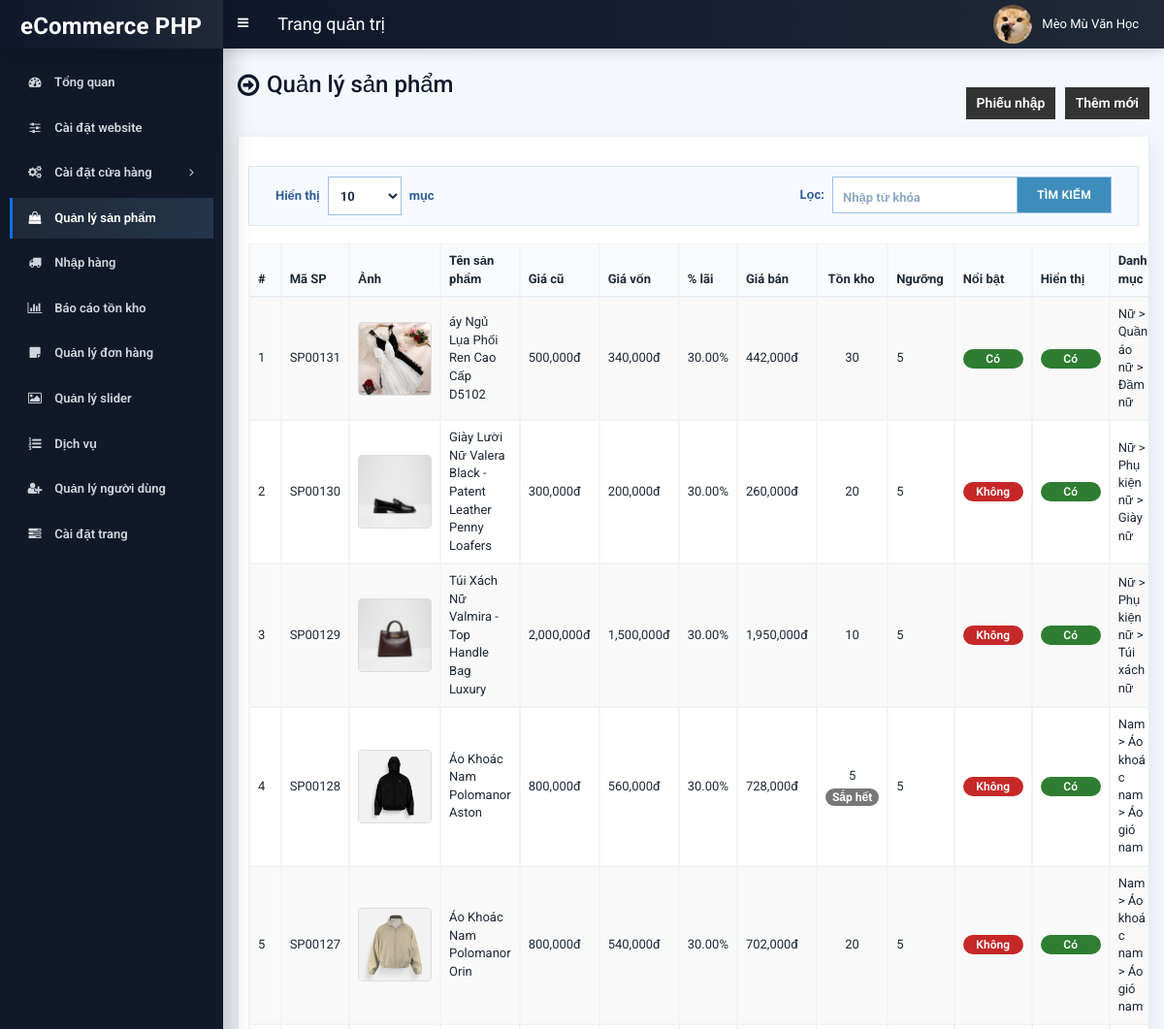
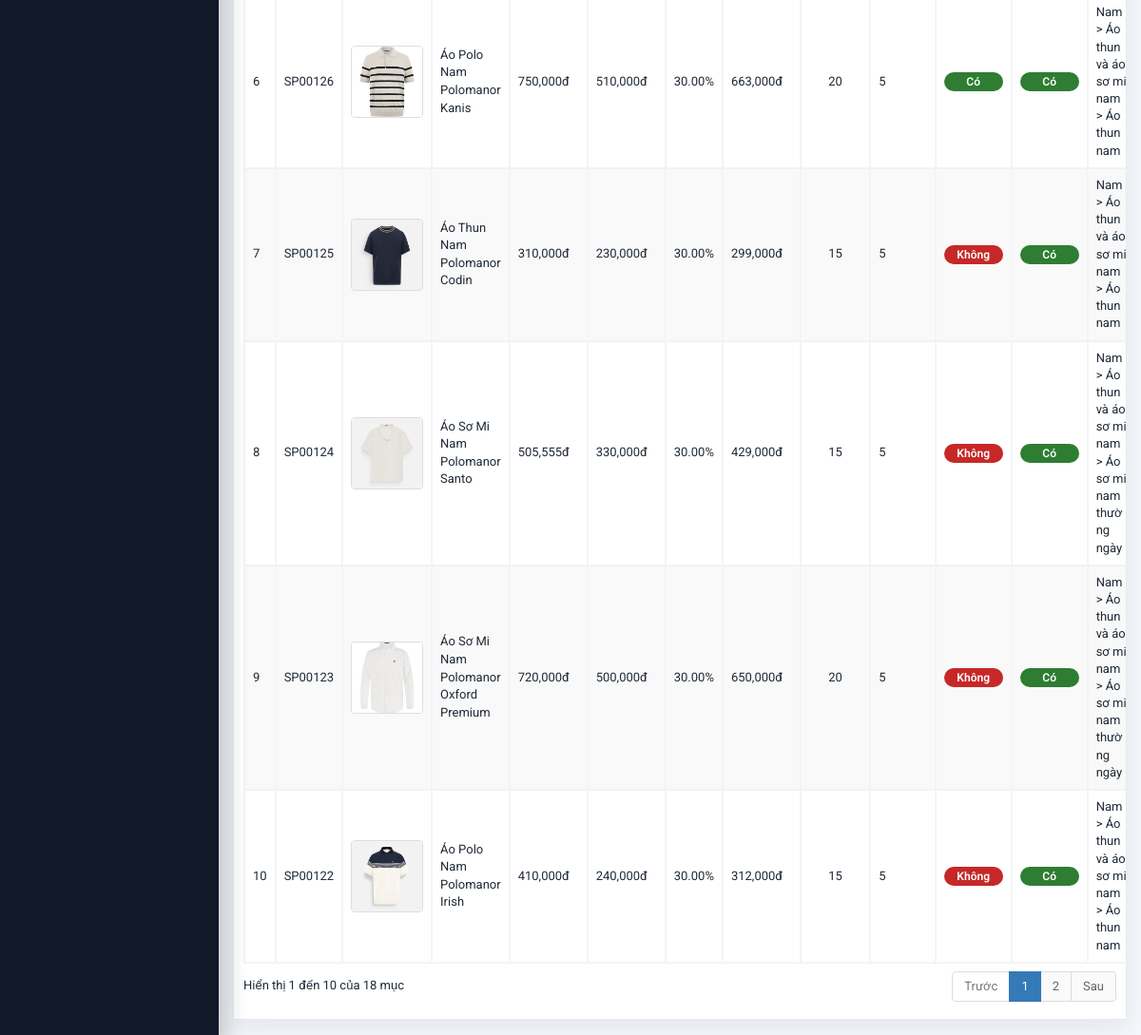
Screenshot of /admin/product.php (signed in) with the database file from the repository (2 pictures, top to bottom).
### tables this page shows
CREATE TABLE `tbl_product` (
  `p_id` int(11) NOT NULL,
  `p_name` varchar(255) NOT NULL,
  `p_code` varchar(80) NOT NULL DEFAULT '',
  `p_unit` varchar(30) NOT NULL DEFAULT 'sp',
  `p_old_price` varchar(10) NOT NULL,
  `p_cost_price` decimal(15,4) NOT NULL DEFAULT 0.0000,
  `p_profit_percent` decimal(8,2) NOT NULL DEFAULT 30.00,
  `p_low_stock_threshold` int(11) NOT NULL DEFAULT 5,
  `p_current_price` varchar(10) NOT NULL,
  `p_qty` int(10) NOT NULL,
  `p_featured_photo` varchar(255) NOT NULL,
  `p_description` mediumtext NOT NULL,
  `p_short_description` mediumtext NOT NULL,
  `p_feature` mediumtext NOT NULL,
  `p_condition` mediumtext NOT NULL,
  `p_return_policy` mediumtext NOT NULL,
  `p_total_view` int(11) NOT NULL,
  `p_is_featured` int(1) NOT NULL,
  `p_is_active` int(1) NOT NULL,
  `ecat_id` int(11) NOT NULL
);

### admin/inc/functions.php (called while the page is built, shortened)
<?php
function format_price_vnd($price)
{
	if(is_int($price) || is_float($price)) {
		$value = (float)$price;
	} else {
		$text = trim((string)$price);
		$text = preg_replace('/[^0-9,\.\-]/', '', $text);
		$has_comma = strpos($text, ',') !== false;
		$has_dot = strpos($text, '.') !== false;
		$normalized = $text;
		if($has_comma && $has_dot) {
			$last_comma = strrpos($normalized, ',');
			$last_dot = strrpos($normalized, '.');
			if($last_dot !== false && $last_comma !== false && $last_dot > $last_comma) {
				$normalized = str_replace(',', '', $normalized);
			} else {
				$normalized = str_replace('.', '', $normalized);
				$normalized = str_replace(',', '.', $normalized);
			}
		} elseif($has_dot) {
			$dot_count = substr_count($normalized, '.');
		}
		$value = (float)$normalized;
	}
	$value = round($value);
	return number_format((float)$value, 0, '.', ',').'đ';
}
function admin_get_category_breadcrumb(PDO $pdo, $end_category_id)
{
	$end_category_id = (int)$end_category_id;
	static $breadcrumb_map = null;
	if($breadcrumb_map === null) {
		$breadcrumb_map = array();
		try {
			$statement = $pdo->prepare("SELECT
				t2.ecat_id,
				t2.ecat_name,
				t3.mcat_name,
				t4.tcat_name
			FROM tbl_end_category t2
			JOIN tbl_mid_category t3 ON t2.mcat_id = t3.mcat_id
			JOIN tbl_top_category t4 ON t3.tcat_id = t4.tcat_id");
			$statement->execute();
			$rows = $statement->fetchAll(PDO::FETCH_ASSOC);
			foreach($rows as $row) {
				$parts = array();
				$tcat = isset($row['tcat_name']) ? trim((string)$row['tcat_name']) : '';
				$mcat = isset($row['mcat_name']) ? trim((string)$row['mcat_name']) : '';
				$ecat = isset($row['ecat_name']) ? trim((string)$row['ecat_name']) : '';
				if($tcat !== '') { $parts[] = $tcat; }
				if($mcat !== '') { $parts[] = $mcat; }
				if($ecat !== '') { $parts[] = $ecat; }
				$breadcrumb_map[(int)$row['ecat_id']] = implode(' > ', $parts);
			}
		} catch(Exception $exception) {
			$breadcrumb_map = array();
		}
	}
	return isset($breadcrumb_map[$end_category_id]) ? (string)$breadcrumb_map[$end_category_id] : '';
}

### admin/product.php (the view, shortened to what this page needs)
<?php require_once('header.php'); ?>
<section class="content-header">
	<div class="content-header-left">
		<h1>Quản lý sản phẩm</h1>
	</div>
	<div class="content-header-right">
		<a href="import-receipt.php" class="btn btn-info btn-sm" style="margin-right:6px;">Phiếu nhập</a>
		<a href="product-add.php" class="btn btn-primary btn-sm">Thêm mới</a>
	</div>
</section>
<section class="content">
	<div class="row">
		<div class="col-md-12">
			<div class="box box-info">
				<div class="box-body table-responsive">
					<table id="example1" class="table table-bordered table-hover table-striped product-table">
					<thead>
							<tr>
								<th width="10">#</th>
								<th width="90">Mã SP</th>
								<th>Ảnh</th>
								<th width="160">Tên sản phẩm</th>
								<th width="60">Giá cũ</th>
								<th width="60">Giá vốn</th>
								<th width="55">% lãi</th>
								<th width="60">Giá bán</th>
								<th class="qty-col">Tồn kho</th>
								<th width="70">Ngưỡng</th>
								<th>Nổi bật</th>
								<th>Hiển thị</th>
								<th class="category-col">Danh mục</th>
							</tr>
						</thead>
						<tbody>
							<?php
							$i=0;
							$statement = $pdo->prepare("SELECT
								p_id,
								p_code,
								p_name,
								p_old_price,
								p_cost_price,
								p_profit_percent,
								p_low_stock_threshold,
								p_unit,
								p_current_price,
								p_qty,
								p_featured_photo,
								p_is_featured,
								p_is_active,
								ecat_id
							FROM tbl_product
							ORDER BY p_id DESC");
							$statement->execute();
							$result = $statement->fetchAll(PDO::FETCH_ASSOC);
							foreach ($result as $row) {
								$i++;
								$category_breadcrumb = admin_get_category_breadcrumb($pdo, (int)$row['ecat_id']);
								?>
								<tr>
									<td><?php echo $i; ?></td>
									<td><?php echo htmlspecialchars((string)$row['p_code'], ENT_QUOTES, 'UTF-8'); ?></td>
									<td><img src="../assets/uploads/<?php echo $row['p_featured_photo']; ?>" alt="<?php echo $row['p_name']; ?>" class="product-thumb"></td>
									<td><?php echo $row['p_name']; ?></td>
									<td><?php echo format_price_vnd($row['p_old_price']); ?></td>
									<td><?php echo format_price_vnd($row['p_cost_price']); ?></td>
									<td><?php echo number_format((float)$row['p_profit_percent'], 2); ?>%</td>
									<td><?php echo format_price_vnd($row['p_current_price']); ?></td>
									<td class="qty-value">
										<?php
										$qty_value = (int)$row['p_qty'];
										$low_threshold = (int)$row['p_low_stock_threshold'];
										echo $qty_value;
										if($low_threshold > 0 && $qty_value <= $low_threshold) {
											echo '<br><span class="badge badge-danger" style="margin-top:4px;">Sắp hết</span>';
										}
										?>
									</td>
									<td><?php echo (int)$row['p_low_stock_threshold']; ?></td>
									<td>
										<?php if($row['p_is_featured'] == 1) {echo '<span class="badge badge-success status-badge status-yes">Có</span>';} else {echo '<span class="badge badge-danger status-badge status-no">Không</span>';} ?>
									</td>
									<td>
										<?php if($row['p_is_active'] == 1) {echo '<span class="badge badge-success status-badge status-yes">Có</span>';} else {echo '<span class="badge badge-danger status-badge status-no">Không</span>';} ?>
									</td>
									<td class="category-col"><span class="category-breadcrumb"><?php echo htmlspecialchars($category_breadcrumb, ENT_QUOTES, 'UTF-8'); ?></span></td>
								</tr>
								<?php
							}
							?>
						</tbody>
					</table>
				</div>
			</div>
		</div>
	</div>
</section>
<?php require_once('footer.php'); ?>

### admin/header.php (shortened to what this page needs)
<?php
include("inc/config.php");
include("inc/functions.php");
?>
<!DOCTYPE html>
<html>
<head>
	<link rel="stylesheet" href="css/bootstrap.min.css">
	<link rel="stylesheet" href="css/font-awesome.min.css">
	<link rel="stylesheet" href="css/ionicons.min.css">
	<link rel="stylesheet" href="css/datepicker3.css">
	<link rel="stylesheet" href="css/all.css">
	<link rel="stylesheet" href="css/select2.min.css">
	<link rel="stylesheet" href="css/dataTables.bootstrap.css">
	<link rel="stylesheet" href="css/jquery.fancybox.css">
	<link rel="stylesheet" href="css/AdminLTE.min.css">
	<link rel="stylesheet" href="css/_all-skins.min.css">
	<link rel="stylesheet" href="css/on-off-switch.css"/>
	<link rel="stylesheet" href="css/summernote.css">
	<link rel="stylesheet" href="css/bootstrap5-legacy-bridge.css">
	<link rel="stylesheet" href="style.css">
	<link rel="stylesheet" href="css/bootstrap-modern-admin.css">
</head>
<body class="hold-transition fixed skin-blue sidebar-mini">
	<div class="wrapper">
		<header class="main-header">
			<a href="index.php" class="logo">
				<span class="logo-lg">eCommerce PHP</span>
			</a>
			<nav class="navbar navbar-static-top">
				<a href="#" class="sidebar-toggle" data-toggle="offcanvas" role="button">
				</a>
				<span style="float:left;line-height:50px;color:#fff;padding-left:15px;font-size:18px;">Trang quản trị</span>
				<div class="navbar-custom-menu">
					<ul class="nav navbar-nav">
						<li class="dropdown user user-menu">
							<a href="#" class="dropdown-toggle" data-toggle="dropdown">
								<img src="../assets/uploads/<?php echo $_SESSION['user']['photo']; ?>" class="user-image" alt="User Image">
								<span class="hidden-xs"><?php echo $_SESSION['user']['full_name']; ?></span>
							</a>
						</li>
					</ul>
				</div>
			</nav>
		</header>
  		<?php $cur_page = substr($_SERVER["SCRIPT_NAME"],strrpos($_SERVER["SCRIPT_NAME"],"/")+1); ?>
  		<aside class="main-sidebar">
    		<section class="sidebar">
      			<ul class="sidebar-menu">
			        <li class="treeview <?php if($cur_page == 'index.php') {echo 'active';} ?>">
			          <a href="index.php">
			            <i class="fa fa-dashboard"></i> <span>Tổng quan</span>
			          </a>
			        </li>
			        <li class="treeview <?php if( ($cur_page == 'settings.php') ) {echo 'active';} ?>">
			          <a href="settings.php">
			            <i class="fa fa-sliders"></i> <span>Cài đặt website</span>
			          </a>
			        </li>
					<li class="treeview <?php if( ($cur_page == 'size.php') || ($cur_page == 'size-add.php') || ($cur_page == 'size-edit.php') || ($cur_page == 'color.php') || ($cur_page == 'color-add.php') || ($cur_page == 'color-edit.php') || ($cur_page == 'shipping-cost.php') || ($cur_page == 'shipping-cost-edit.php') || ($cur_page == 'top-category.php') || ($cur_page == 'top-category-add.php') || ($cur_page == 'top-category-edit.php') || ($cur_page == 'mid-category.php') || ($cur_page == 'mid-category-add.php') || ($cur_page == 'mid-category-edit.php') || ($cur_page == 'end-category.php') || ($cur_page == 'end-category-add.php') || ($cur_page == 'end-category-edit.php') ) {echo 'active';} ?>">
                        <a href="#">
                            <i class="fa fa-cogs"></i>
                            <span>Cài đặt cửa hàng</span>
                            <span class="pull-right-container">
								<i class="fa fa-angle-left pull-right"></i>
							</span>
                        </a>
                    </li>
                    <li class="treeview <?php if( ($cur_page == 'product.php') || ($cur_page == 'product-add.php') || ($cur_page == 'product-edit.php') ) {echo 'active';} ?>">
                        <a href="product.php">
                            <i class="fa fa-shopping-bag"></i> <span>Quản lý sản phẩm</span>
                        </a>
                    </li>
					<li class="treeview <?php if( ($cur_page == 'import-receipt.php') || ($cur_page == 'import-receipt-edit.php') ) {echo 'active';} ?>">
						<a href="import-receipt.php">
							<i class="fa fa-truck"></i> <span>Nhập hàng</span>
						</a>
					</li>
					<li class="treeview <?php if( ($cur_page == 'inventory-report.php') ) {echo 'active';} ?>">
						<a href="inventory-report.php">
							<i class="fa fa-bar-chart"></i> <span>Báo cáo tồn kho</span>
						</a>
					</li>
                    <li class="treeview <?php if( ($cur_page == 'order.php') ) {echo 'active';} ?>">
                        <a href="order.php">
                            <i class="fa fa-sticky-note"></i> <span>Quản lý đơn hàng</span>
                        </a>
                    </li>
                     <li class="treeview <?php if( ($cur_page == 'slider.php') ) {echo 'active';} ?>">
			          <a href="slider.php">
			            <i class="fa fa-picture-o"></i> <span>Quản lý slider</span>
			          </a>
			        </li>
			        <li class="treeview <?php if( ($cur_page == 'service.php') ) {echo 'active';} ?>">
			          <a href="service.php">
			            <i class="fa fa-list-ol"></i> <span>Dịch vụ</span>
			          </a>
			        </li>
						<li class="treeview <?php if( ($cur_page == 'customer.php') || ($cur_page == 'customer-add.php') || ($cur_page == 'customer-edit.php') ) {echo 'active';} ?>">
			          <a href="customer.php">
			            <i class="fa fa-user-plus"></i> <span>Quản lý người dùng</span>
			          </a>
			        </li>
			        <li class="treeview <?php if( ($cur_page == 'page.php') ) {echo 'active';} ?>">
			          <a href="page.php">
			            <i class="fa fa-tasks"></i> <span>Cài đặt trang</span>
			          </a>
			        </li>
      			</ul>
    		</section>
  		</aside>
  		<div class="content-wrapper">

### admin/footer.php (shortened to what this page needs)
		</div>
	</div>
</body>
</html>

### admin/style.css (style rules this page uses)
body { font-size: 13px; font-family: "Roboto", sans-serif; }
.navbar-nav > .user-menu .user-image { width: 40px; height: 40px; margin-top: -10px; }
.content-header > h1, .content-header .content-header-left h1 { font-family: "Roboto", sans-serif; }
.main-header .logo { text-align: left; }
.main-header .logo .logo-lg { font-family: "Roboto", sans-serif; }
.box-info { padding-top: 20px; }
.sidebar-menu li > a > .pull-right-container > .fa-angle-left:before { content: "\f105"; }
.content-header { overflow: hidden; }
.content-header .content-header-left { float: left; padding-top: 5px; }
.content-header .content-header-right { float: right; }
.content-header .content-header-left h1 { margin-top: 0; margin-bottom: 0; padding-left: 30px; padding-bottom: 5px; font-size: 24px; position: relative; }
.content-header .content-header-left h1:before { position: absolute; top: 0; left: 0; font-family: "FontAwesome", sans-serif; font-size: 26px; content: "\f18e"; }
.content-header .content-header-right a { position: relative; font-size: 14px; }
.skin-blue .sidebar-menu > li:hover > a, .skin-blue .sidebar-menu > li.active > a { color: #fff; background: #3c8dbc; border-left-color: #3c8dbc; }
.skin-blue .main-header .logo, .skin-blue .main-header .logo:hover, .skin-blue .main-header .navbar, .skin-blue .main-header .navbar .sidebar-toggle:hover { background-color: #131921; }
.skin-blue .sidebar-menu > li:hover > a, .skin-blue .sidebar-menu > li.active > a { background-color: #4c4c4c; border-left-color: #000000; }
.box.box-info { border-top-color: #4c4c4c; }
.content-header .content-header-right a { background-color: #333333; border-color: #333333; }
table.dataTable thead .sorting, table.dataTable thead .sorting_asc, table.dataTable thead .sorting_desc, table.dataTable thead .sorting_asc_disabled, table.dataTable thead .sorting_desc_disabled { background-image: none !important; padding-right: 10px !important; }
table.dataTable thead .sorting:after, table.dataTable thead .sorting_asc:after, table.dataTable thead .sorting_desc:after, table.dataTable thead .sorting_asc_disabled:after, table.dataTable thead .sorting_desc_disabled:after { display: none !important; }

### admin/product.php (style rules this page uses)
.product-table .product-thumb { width: 76px; height: 76px; object-fit: cover; border-radius: 4px; border: 1px solid #ddd; }
.product-table .status-badge { min-width: 62px; display: inline-block; text-align: center; padding: 4px 10px; border-radius: 999px; font-weight: 600; font-size: 12px; }
.product-table th.category-col, .product-table td.category-col { width: 220px; }
.product-table .category-breadcrumb { display: block; white-space: normal; overflow-wrap: anywhere; word-break: break-word; line-height: 1.4; }
.product-table .qty-col, .product-table .qty-value { white-space: nowrap; text-align: center; width: 90px; }
.product-table .status-yes { background-color: #2e7d32; }
.product-table .status-no { background-color: #c62828; }

### rows the page displays
tbl_product: p_code "SP00131", p_featured_photo (picture), p_name "áy Ngủ Lụa Phối Ren Cao Cấp D5102", p_old_price "500,000đ", p_cost_price "340,000đ", p_profit_percent "30.00", p_current_price "442,000đ", p_qty "30", p_low_stock_threshold "5", p_is_featured "Có", p_is_active "Có", category_breadcrumb "Nữ > Quần áo nữ > Đầm nữ"
tbl_product: p_code "SP00130", p_featured_photo (picture), p_name "Giày Lười Nữ Valera Black - Patent Leather Penny Loafers", p_old_price "300,000đ", p_cost_price "200,000đ", p_profit_percent "30.00", p_current_price "260,000đ", p_qty "20", p_low_stock_threshold "5", p_is_featured "Không", p_is_active "Có", ecat "Nữ > Phụ kiện nữ > Giày nữ"
tbl_product: p_code "SP00129", p_featured_photo (picture), p_name "Túi Xách Nữ Valmira - Top Handle Bag Luxury", p_old_price "2,000,000đ", p_cost_price "1,500,000đ", p_profit_percent "30.00", p_current_price "1,950,000đ", p_qty "10", p_low_stock_threshold "5", p_is_featured "Không", p_is_active "Có", ecat "Nữ > Phụ kiện nữ > Túi xách nữ"
tbl_product: p_code "SP00128", p_featured_photo (picture), p_name "Áo Khoác Nam Polomanor Aston", p_old_price "800,000đ", p_cost_price "560,000đ", p_profit_percent "30.00", p_current_price "728,000đ", p_qty "5", shows "Sắp hết", p_low_stock_threshold "5", p_is_featured "Không", p_is_active "Có", ecat "Nam > Áo khoác nam > Áo gió nam"
tbl_product: p_code "SP00127", p_featured_photo (picture), p_name "Áo Khoác Nam Polomanor Orin", p_old_price "800,000đ", p_cost_price "540,000đ", p_profit_percent "30.00", p_current_price "702,000đ", p_qty "20", p_low_stock_threshold "5", p_is_featured "Không", p_is_active "Có", ecat "Nam > Áo khoác nam > Áo gió nam"
tbl_product: p_code "SP00126", p_featured_photo (picture), p_name "Áo Polo Nam Polomanor Kanis", p_old_price "750,000đ", p_cost_price "510,000đ", p_profit_percent "30.00", p_current_price "663,000đ", p_qty "20", p_low_stock_threshold "5", p_is_featured "Có", p_is_active "Có", ecat "Nam > Áo thun và áo sơ mi nam > Áo thun nam"
tbl_product: p_code "SP00125", p_featured_photo (picture), p_name "Áo Thun Nam Polomanor Codin", p_old_price "310,000đ", p_cost_price "230,000đ", p_profit_percent "30.00", p_current_price "299,000đ", p_qty "15", p_low_stock_threshold "5", p_is_featured "Không", p_is_active "Có", ecat "Nam > Áo thun và áo sơ mi nam > Áo thun nam"
tbl_product: p_code "SP00124", p_featured_photo (picture), p_name "Áo Sơ Mi Nam Polomanor Santo", p_old_price "505,555đ", p_cost_price "330,000đ", p_profit_percent "30.00", p_current_price "429,000đ", p_qty "15", p_low_stock_threshold "5", p_is_featured "Không", p_is_active "Có", ecat "Nam > Áo thun và áo sơ mi nam > Áo sơ mi nam thường ngày"
tbl_product: p_code "SP00123", p_featured_photo (picture), p_name "Áo Sơ Mi Nam Polomanor Oxford Premium", p_old_price "720,000đ", p_cost_price "500,000đ", p_profit_percent "30.00", p_current_price "650,000đ", p_qty "20", p_low_stock_threshold "5", p_is_featured "Không", p_is_active "Có", ecat "Nam > Áo thun và áo sơ mi nam > Áo sơ mi nam thường ngày"
tbl_product: p_code "SP00122", p_featured_photo (picture), p_name "Áo Polo Nam Polomanor Irish", p_old_price "410,000đ", p_cost_price "240,000đ", p_profit_percent "30.00", p_current_price "312,000đ", p_qty "15", p_low_stock_threshold "5", p_is_featured "Không", p_is_active "Có", ecat "Nam > Áo thun và áo sơ mi nam > Áo thun nam"

### other values shown
$_SESSION['user']['full_name'] "Mèo Mù Văn Học"
